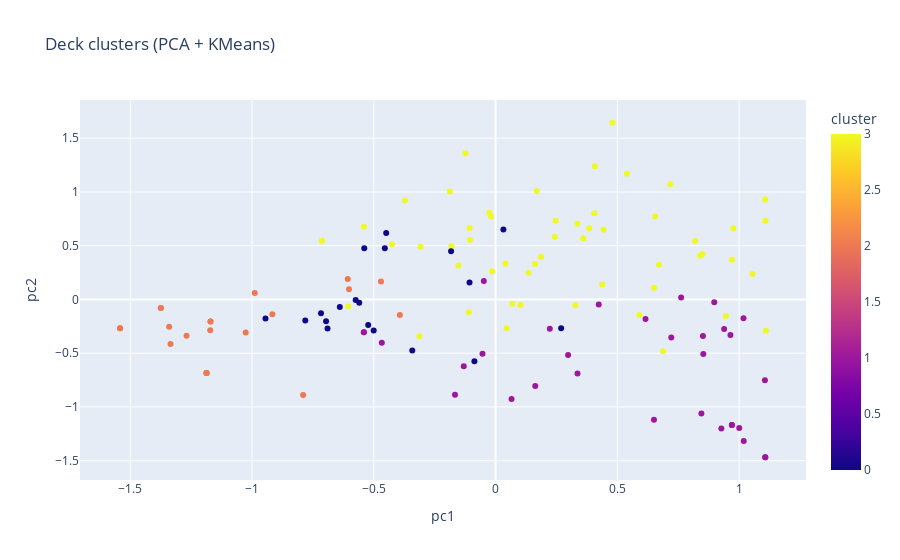

Write notebook code for a chart like this one.
### Code cell
df["sorted_deck_str"] = df["sorted_deck"].apply(lambda L: ", ".join(L))

fig = px.scatter(
    df,
    x="pc1",
    y="pc2",
    color="cluster",
    title="Deck clusters (PCA + KMeans)",
    hover_data={
        "cluster": True,
        "sorted_deck_str": True,
        "pc1": True,
        "pc2": True,
        **{c: False for c in all_cards}
    }
)

fig.show()
